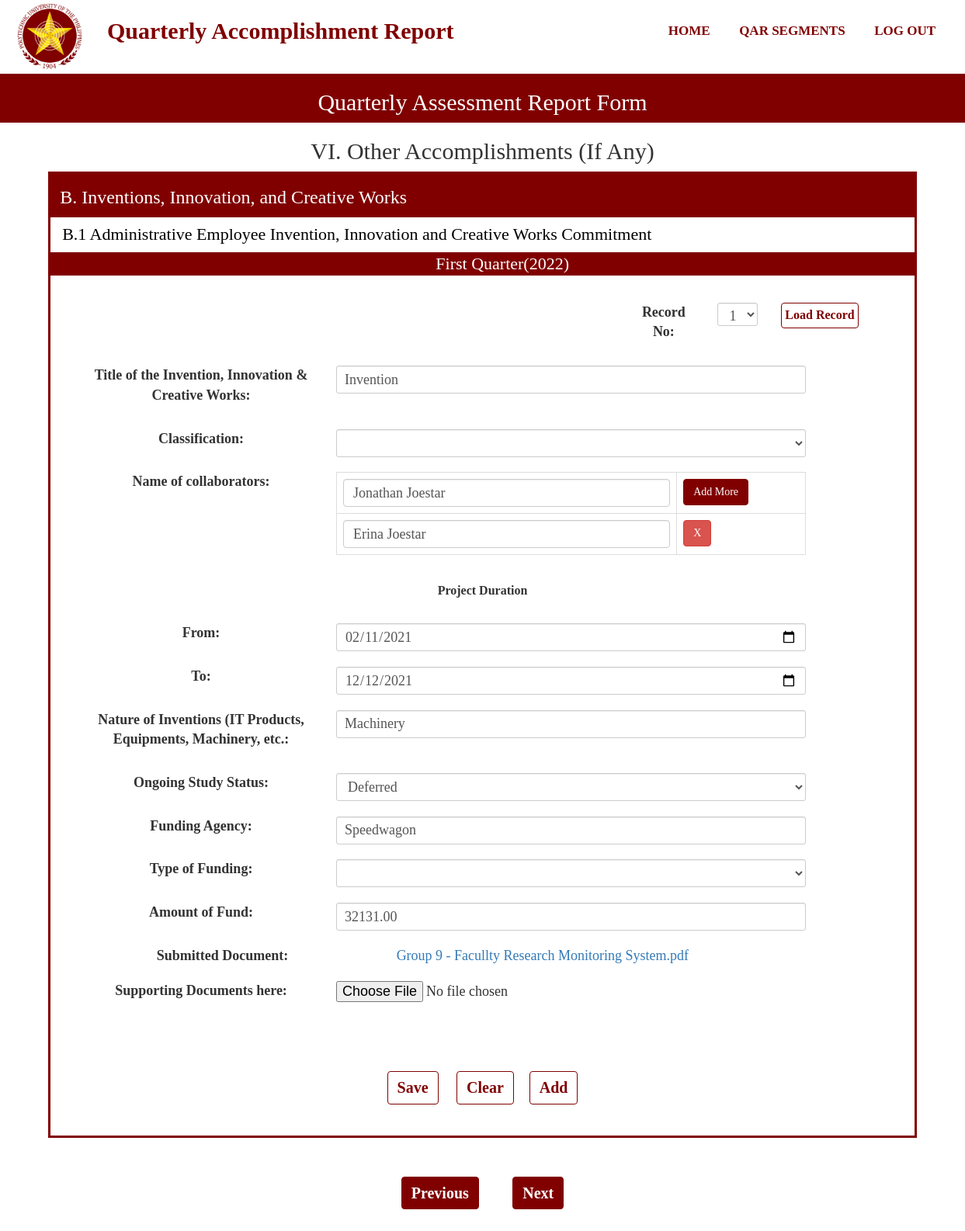
The app's page /InventionsB.php?Record=1 (signed in) with its own data.
### tables this page shows
CREATE TABLE `quarter` (
  `QuarterId` bigint(11) NOT NULL,
  `QuarterPart` varchar(50) NOT NULL,
  `QuarterStart` date NOT NULL,
  `QuarterEnd` date NOT NULL,
  `QuarterProgress` varchar(50) NOT NULL,
  `YearId` bigint(20) NOT NULL
);

CREATE TABLE `schoolyear` (
  `YearId` bigint(20) NOT NULL,
  `SchoolYear` varchar(50) NOT NULL
);

CREATE TABLE `user` (
  `UserId` bigint(20) NOT NULL,
  `UserName` varchar(50) NOT NULL,
  `UserPassword` varchar(20) NOT NULL,
  `UserLevel` varchar(20) NOT NULL,
  `RealName` varchar(50) NOT NULL,
  `College` varchar(50) NOT NULL,
  `Faculty_id` bigint(20) NOT NULL,
  `UserEmail` varchar(100) NOT NULL,
  `code` int(11) NOT NULL,
  `UserPhoto` varchar(100) NOT NULL
);

CREATE TABLE `iicw` (
  `iicwId` bigint(20) NOT NULL,
  `SubmissionId` bigint(20) NOT NULL,
  `ITitle` varchar(100) NOT NULL,
  `IClass` varchar(100) NOT NULL,
  `IDurationFrom` date NOT NULL,
  `IDurationTo` date NOT NULL,
  `INature` varchar(100) NOT NULL,
  `IStatus` varchar(100) NOT NULL,
  `IAgency` varchar(100) NOT NULL,
  `IFundingType` varchar(100) NOT NULL,
  `IFundingAmount` varchar(100) NOT NULL,
  `IFilename` varchar(100) NOT NULL,
  `ITempName` varchar(100) NOT NULL,
  `RevStat` int(11) NOT NULL
);

CREATE TABLE `collaborators` (
  `Id` bigint(20) NOT NULL,
  `iicwId` bigint(20) NOT NULL,
  `collaborator` varchar(100) NOT NULL
);

### functions.php (called while the page is built, shortened)
<?php
function check_login($con)
{
    if(isset($_SESSION['UserId']))
    {
        $id = $_SESSION['UserId'];
        $query = "select * from user where UserId = '$id' limit 1";
        $result = mysqli_query($con,$query);
        if($result && mysqli_num_rows($result)>0)
        {
            $user_data = mysqli_fetch_assoc($result);
            return $user_data;
        }
    }
    die;
}
?>

### InventionsB.php (the view, shortened to what this page needs)
<?php
include("connection.php");
include("functions.php");
include("navbar.php");
$user_data = check_login($con);
$test = $user_data['UserId'];
$resul = $con->query("SELECT iicwId FROM iicw WHERE SubmissionId = (SELECT SubmissionId FROM submission WHERE UserId = '$test' AND (SubmissionStatus = 'Ongoing' OR SubmissionStatus = 'Submitted') AND QuarterId = (SELECT QuarterId FROM quarter WHERE QuarterProgress='Ongoing')) ORDER BY iicwId DESC");
$quarter = $con->query("SELECT QuarterPart FROM quarter WHERE QuarterProgress = 'Ongoing'");
$quarteryear = $con->query("SELECT SchoolYear FROM schoolyear WHERE YearId = (SELECT YearId FROM quarter WHERE QuarterProgress = 'Ongoing')");
while($qu = $quarter->fetch_assoc())
{
    $q = $qu['QuarterPart'];
}
while($quy = $quarteryear->fetch_assoc())
{
    $qy = $quy['SchoolYear'];
}
?>
<section id="inner-headline">
    <div class="container">
        <div class="row">
            <div class="col-lg-12">
                <h2 class="pageTitle">Quarterly Assessment Report Form</h2>
            </div>
        </div>
    </div>
</section>
<section id="Form-banner">
    <div class="container">
        <div class="row">
            <div class="col-lg-12">
                <h2 class="pageTitle">VI. Other Accomplishments (If Any)</h2>
            </div>
        </div>
    </div>
</section>
<section id="part-banner">
    <div class="container">
        <div class="row">
            <div class="col-lg-12">
                <h3 class="pageTitle">B. Inventions, Innovation, and Creative Works</h3>
            </div>
        </div>
    </div>
</section>
<section id="part-banner-specific">
    <div class="container">
        <div class="row">
            <div class="col-lg-12">
                <h4 class="pageTitle">B.1 Administrative Employee Invention, Innovation and Creative Works Commitment</h4>
            </div>
        </div>
    </div>
</section>
<section id="part-banner">
    <div class="container">
        <div class="row">
            <div class="col-lg-12">
            <h4 style="margin:0 auto; padding:0; text-align:center;" class="pageTitle"><?php echo $q; echo "($qy)";?></h4>
            </div>
        </div>
    </div>
</section>
<div class="Form-Group1">
    <form action="" method="GET">
        <div class="form-group">
            <div class="col-md-4"style="margin:15px; float:right;">
                <label class="col-md-4 control-label" for="Status">Record No:</label>
                <div class="col-lg-3">
                <select class="form-control input-sm" name="Record" id="Record">
                    <?php
                            if($resul->num_rows == 0)
                            {
                                echo "<option value=''>1</option>";
                            }
                        ?>
                    </select>
                </div>
                <div class="col-lg-2">
                    <button class="btn btn-primary" style="padding:4px; font-size:16px; margin:0 auto;" type="load" onclick="return confirm('Do you want to load this record?');">Load Record</button>
                </div>
            </div>
        </div>
    </form>
    <form name="actorInsert" onSubmit="return ValidateActInsert()" action="Insert/InventionsBInsert.php" method="POST" enctype="multipart/form-data">
        <?php
            $title = null;
            $class = null;
            $datestart = null;
            $datetarget = null;
            $nature = null;
            $status = null;
            $agency = null;
            $fundingtype = null;
            $fundingamount = null;
            $file = null;
            if(isset($_GET['Record']))
            {
                $stat = ("UPDATE addstat SET stat = 0 WHERE id = 1");
                mysqli_query($con,$stat);
                $record = $_GET['Record'];
            }
            $query = "SELECT * FROM iicw WHERE iicwId = '$record'";
            $query_run = mysqli_query($con,$query);
            $tracker = mysqli_num_rows($query_run);
            if(mysqli_num_rows($query_run)>0)
            {
                foreach($query_run as $row)
                {
                    $title = $row['ITitle'];
                    $class = $row['IClass'];
                    $datestart = $row['IDurationFrom'];
                    $datetarget = $row['IDurationTo'];
                    $nature = $row['INature'];
                    $status = $row['IStatus'];
                    $agency = $row['IAgency'];
                    $fundingtype = $row['IFundingType'];
                    $fundingamount = $row['IFundingAmount'];
                    $file = $row['ITempName'];
                    $original = $row['IFilename'];
                }
            }
        ?>
        <div class="form-group">
            <div class="col-md-11">
                <label class="col-md-4 control-label" >Title of the Invention, Innovation & Creative Works:</label>
                <div class="col-md-8">
                    <input name="title" class="form-control input-sm" placeholder="" type="text" value="<?php echo $title; ?>" minlength='5' maxlength='100' onkeyup="javascript:capitalize(this.id, this.value);" autocomplete="off" required>
                </div>
            </div>
        </div>
        <div class="form-group">
            <div class="col-md-11">
                <label class="col-md-4 control-label">Classification:</label>
                <div class="col-md-8">
                    <select name="class" class="form-control input-sm" value="<?php echo $class; ?>" id="Classificationeditable1" minlength='3' maxlength='80' required>
                        <option value=""></option>
                        <option value="Invention" >Invention</option>
                    </select>
                </div>
            </div>
        </div>
        <div class="form-group">
            <div class="col-md-11">
                <label class="col-md-4 control-label" >Name of collaborators:</label>
                <div class="col-md-8">
                    <table class="table table-bordered" id="dynamic_field">
                        <tr>
                            <?php
                            if($tracker>0)
                            {
                                $c=0;
                                $fecthname = $con->query("SELECT collaborator FROM collaborators WHERE iicwId = '$record'");
                                while($var = $fecthname->fetch_assoc())
                                {
                                    $researchersname = $var['collaborator'];
                                    if($c==0)
                                    {
                                        echo "  <td><input value = '".$researchersname."' type='text' name='name[]' placeholder='Enter Name' class='form-control name_list' minlength='5' maxlength='80' required/></td>
                                        <td><button type='button' name='add1' id='add1' class='btn btn-success'>Add More</button></td>";
                                    }
                                    else
                                    {
                                        echo '<tr id="row'.$c.'"><td><input type="text" value="'.$researchersname.'" name="name[]" placeholder="Enter Name" class="form-control name_list" minlength="5" maxlength="80" /></td><td><button type="button" name="remove" id='.$c.' class="btn btn-danger btn_remove">X</button></td></tr>';
                                    }
                                    $c++;
                                }
                            }
                            ?>
                        </tr>
                    </table>
                </div>
            </div>
        </div>
        <div class="form-group" style="padding-bottom:5px;">
            <label>Project Duration</label>
        </div>
        <div class="form-group">
            <div class="rows">
                <div class="col-md-11">
                    <label class="col-md-4 control-label" for="FNAME">From:</label>
                    <div class="col-md-8">
                        <input name="datestart"  class="form-control input-sm" placeholder="" type="date" value="<?php echo $datestart;?>" onkeyup="javascript:capitalize(this.id, this.value);" autocomplete="off" required>
                    </div>
                </div>
            </div>
        </div>
        <div class="form-group">
            <div class="rows">
                <div class="col-md-11">
                    <label class="col-md-4 control-label" for="FNAME">To:</label>
                    <div class="col-md-8">
                        <input name="datetarget" class="form-control input-sm" placeholder="" type="date" value="<?php echo $datetarget;?>"  onkeyup="javascript:capitalize(this.id, this.value);" autocomplete="off" required>
                    </div>
                </div>
            </div>
        </div>
        <div class="form-group">
            <div class="col-md-11"style="margin-bottom:15px;">
                <label class="col-md-4 control-label">Nature of Inventions (IT Products, Equipments, Machinery, etc.:</label>
                <div class="col-md-8">
                    <input name="nature" class="form-control input-sm" placeholder="" type="text" value="<?php echo $nature; ?>" minlength='3' maxlength='80' onkeyup="javascript:capitalize(this.id, this.value);" autocomplete="off" required>
                </div>
            </div>
        </div>
        <div class="form-group">
            <div class="col-md-11"style="margin-bottom:15px;">
                <label class="col-md-4 control-label" for="Status">Ongoing Study Status:</label>
                <div class="col-md-8">
                    <select class="form-control input-sm" name="status" id="Status" value="<?php echo $status;?>" minlength='3' maxlength='80' required>
                        <option value="<?php echo $status;?>" ><?php echo $status;?></option>
                    </select>
                </div>
            </div>
        </div>
        <div class="form-group">
            <div class="col-md-11" style="margin-bottom:15px;">
                <label class="col-md-4 control-label">Funding Agency:</label>
                <div class="col-md-8">
                    <input name="agency" class="form-control input-sm" placeholder="" type="text" value="<?php echo $agency; ?>" minlength='3' maxlength='80' onkeyup="javascript:capitalize(this.id, this.value);" autocomplete="off" required>
                </div>
            </div>
        </div>
        <div class="form-group">
            <div class="col-md-11" style="margin-bottom:15px;">
                <label class="col-md-4 control-label">Type of Funding:</label>
                <div class="col-md-8">
                    <select class="form-control input-sm" name="fundingtype" value="<?php echo $fundingtype; ?>" minlength='3' maxlength='80' id="Fundeditable1" required>
                        <option value=""></option>
                        <option value="University" >University Funded</option>
                    </select>
                </div>
            </div>
        </div>
        <div class="form-group">
            <div class="col-md-11" style="margin-bottom:15px;">
                <label class="col-md-4 control-label" >Amount of Fund:</label>
                <div class="col-md-8">
                    <input name="fundingamount" class="form-control input-sm" placeholder="" type="number" step = "0.01" value="<?php echo $fundingamount; ?>"  onkeyup="javascript:capitalize(this.id, this.value);" autocomplete="off" required>
                </div>
            </div>
        </div>
        <?php
            if(mysqli_num_rows($query_run)>0)
            {
                $download = 'uploads/'.$file;
                echo "<div class='col-md-11'><label class='col-md-5'>Submitted Document:</label> <a class='col-md-5' href= '".$download."' download>".$original."</a></div>
                <div class='panel-body'>
                    <div class='col-md-11'>
                        <label class='col-md-4'>Supporting Documents here:</label>
                        <input class = 'col-md-7' name='file' type='file' value=''>
                    </div>
                </div>
                ";
            }
        ?>
        <div class="Button-group">
            <button class="btn btn-primary" name="submit" value="submit" type="submit" style="font-weight: bold;" onclick="return confirm('Save submission for this segment?');">Save</span></button>
            <?php
                if(mysqli_num_rows($query_run)>0)
                {
                    echo '<button class="btn btn-primary" name="reseter" value="reseter" type="reseter" style="font-weight: bold;" onclick="return confirm(\'This will Delete The Record. Proceed?\');">Clear</span></button>';
                    echo '<button class="btn btn-primary" name="add" value="add" type="add" style="font-weight: bold;" onclick="return confirm(\'Add Another Record?\');">Add</span></button>';
                }
                else
                {
                    echo '<button class="btn btn-primary" name="reset" value="reset" type="reset" style="font-weight: bold;" onclick="return confirm(\'Are you sure?\');">Clear</span></button>';
                }
            ?>
        </div>
    </form>
</div>
<div class="Button-group">
    <div class="border border-light p-3 mb-4">
        <button id="backbtn" class="btn btn-primarys" name="submit" type="submit" style="font-weight: bold;">Previous</span></button>
        <button id="skipbtn" class="btn btn-primarys" name="submit" type="submit" style="font-weight: bold;">Next</span></button>
    </div>
</div>

### records on screen
quarter: QuarterPart "First Quarter"
schoolyear: SchoolYear "2022"
iicw: title "Invention", datestart "02/11/2021", datetarget "12/12/2021", nature "Machinery", status "Deferred", agency "Speedwagon", fundingamount "32131.00", IFilename "Group 9 - Facullty Research Monitoring System.pdf"
collaborators: collaborator "Jonathan Joestar"
collaborators: collaborator "Erina Joestar"
